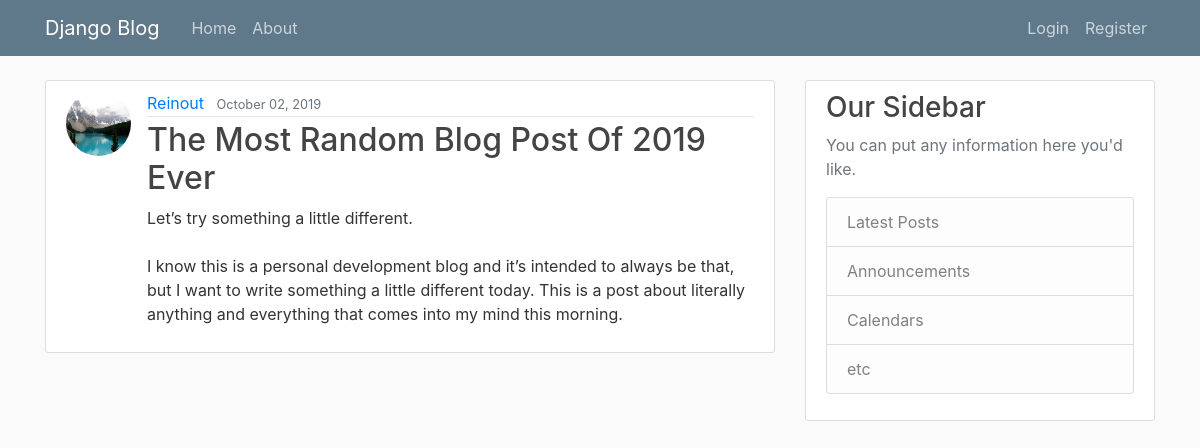
The app's page /post/2/ with its own data.
### blog/models.py (models this page shows, shortened)
class Post(models.Model):
    title = models.CharField(max_length=100)
    content = models.TextField()
    date_posted = models.DateTimeField(default=timezone.now)
    author = models.ForeignKey(User, on_delete=models.CASCADE)

### users/models.py (models this page shows, shortened)
class Profile(models.Model):
    user = models.OneToOneField(User, on_delete=models.CASCADE)
    image = models.ImageField(default='default.jpg', upload_to='profile_pics')

### blog/views.py (the view)
# urls.py: path('post/<int:pk>/', PostDetailView.as_view(), name='post-detail'),
class PostDetailView(DetailView):
    model = Post

### blog/templates/blog/post_detail.html (shortened to what this page needs)
{% extends "blog/base.html" %}
{% block content %}
  <article class="media content-section">
    <img class="rounded-circle article-img" src="{{ object.author.profile.image.url }}">
    <div class="media-body">
      <div class="article-metadata">
        <a class="mr-2" href="{% url 'user-posts' object.author.username %}">{{ object.author }}</a>
        <small class="text-muted">{{ object.date_posted|date:"F d, Y" }}</small>
      </div>
      <h2 class="article-title">{{ object.title }}</h2>
      <p class="article-content">{{ object.content }}</p>
    </div>
  </article>
{% endblock content %}

### blog/static/blog/main.css (style rules this page uses)
body { background: #fafafa; color: #333333; margin-top: 5rem; }
h1, h2, h3, h4, h5, h6 { color: #444444; }
.content-section { background: #ffffff; padding: 10px 20px; border: 1px solid #dddddd; border-radius: 3px; margin-bottom: 20px; }
.article-title { color: #444444; }
.article-content { white-space: pre-line; }
.article-img { height: 65px; width: 65px; margin-right: 16px; }
.article-metadata { padding-bottom: 1px; margin-bottom: 4px; border-bottom: 1px solid #e3e3e3 }

### records on screen
Post: author.profile.image (picture), author "Reinout", date_posted "October 02, 2019", title "The Most Random Blog Post Of 2019 Ever", content "Let’s try something a little different. I know this is a personal development blog and it’s intended to always be that, but I want to write something a little different today. This is a post about literally anything and everything that comes into my mind this morning."
